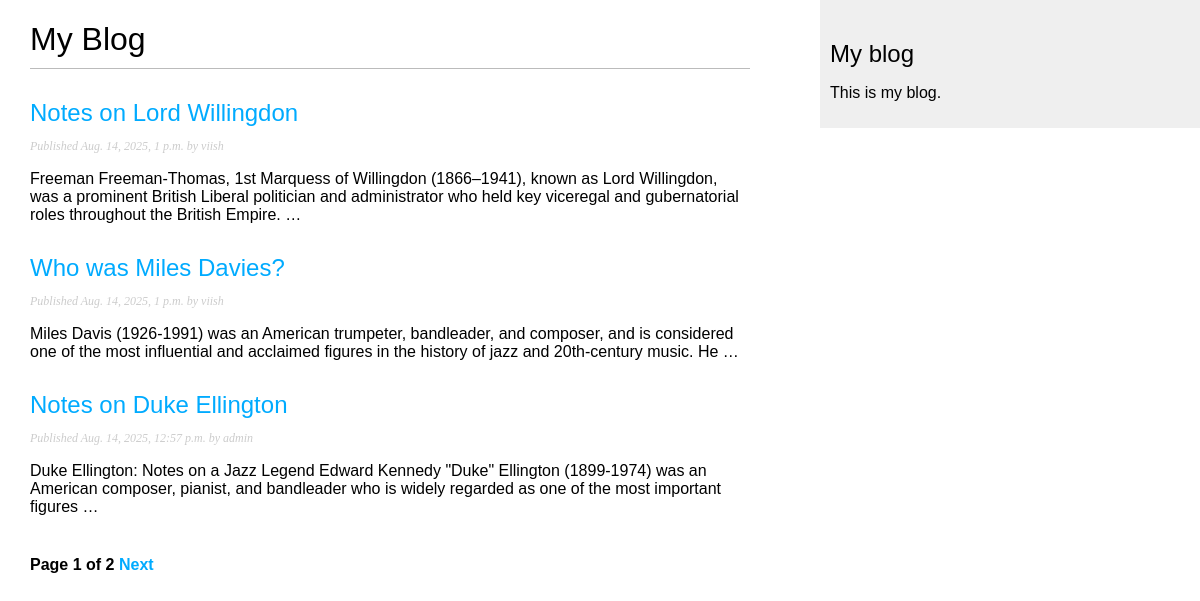
Screenshot of /blog/ with the database file from the repository.
### blog/models.py (models this page shows, shortened)
class Post(models.Model):
    class Status(models.TextChoices):
        DRAFT = 'DF', 'Draft'
        PUBLISHED = 'PB', 'Published'
    title = models.CharField(max_length=200)
    slug = models.SlugField(max_length=200, unique_for_date='publish')
    author = models.ForeignKey(
        settings.AUTH_USER_MODEL,
        on_delete=models.CASCADE,
        related_name='blog_posts',
    )
    body = models.TextField()
    publish = models.DateTimeField(default=timezone.now)
    created = models.DateTimeField(auto_now_add=True)
    updated = models.DateTimeField(auto_now=True)
    status = models.CharField(
        max_length=2,
        choices=Status,
        default=Status.DRAFT,
    )
    objects = models.Manager() # The Default Manager
    published = PublishedManager() # Custom Manager
    draft = DraftManager()
    class Meta:
        ordering = ['-publish']
        indexes = [
            models.Index(fields=['-publish']),
        ]
    def get_absolute_url(self):
        return reverse('blog:post_detail',
                       args=[
                           self.publish.year,
                           self.publish.month,
                           self.publish.day,
                           self.slug])

### blog/views.py (the view)
# urls.py: path('', views.PostListView.as_view(), name='post-list'),
class PostListView(ListView):
    queryset = Post.published.all()
    context_object_name = 'posts'
    paginate_by = 3
    template_name = 'blog/post/list.html'

### blog/templates/blog/post/list.html (shortened to what this page needs)
{% extends "blog/base.html" %}
{% block content %}
  <h1>My Blog</h1>
  {% for post in posts %}
    <h2>
      <a href="{{ post.get_absolute_url }}">
        {{ post.title }}
      </a>
    </h2>
    <p class="date">
      Published {{ post.publish }} by {{ post.author }}
    </p>
    {{ post.body|truncatewords:30|linebreaks }}
  {% endfor %}
    {% include "pagination.html" with page=page_obj %}
{% endblock %}

### blog/static/css/blog.css (style rules this page uses)
body { margin:0; padding:0; font-family:helvetica, sans-serif; }
a { color:#00abff; text-decoration:none; }
h1 { font-weight:normal; border-bottom:1px solid #bbb; padding:0 0 10px 0; }
h2 { font-weight:normal; margin:30px 0 0; }
p.date { color:#ccc; font-family: georgia, serif; font-size: 12px; font-style: italic; }

### rows the page displays
Post: title "Notes on Lord Willingdon", publish "Aug. 14, 2025, 1 p.m.", author "viish", body "Freeman Freeman-Thomas, 1st Marquess of Willingdon (1866–1941), known as Lord Willingdon, was a prominent British Liberal politician and administrator who held key viceregal and gubernatorial roles throughout the British Empire. …"
Post: title "Who was Miles Davies?", publish "Aug. 14, 2025, 1 p.m.", author "viish", body "Miles Davis (1926-1991) was an American trumpeter, bandleader, and composer, and is considered one of the most influential and acclaimed figures in the history of jazz and 20th-century music. He …"
Post: title "Notes on Duke Ellington", publish "Aug. 14, 2025, 12:57 p.m.", author "admin", body "Duke Ellington: Notes on a Jazz Legend Edward Kennedy \"Duke\" Ellington (1899-1974) was an American composer, pianist, and bandleader who is widely regarded as one of the most important figures …"

### other values shown
{{ page.number }} "1"
{{ page.paginator.num_pages }} "2"
